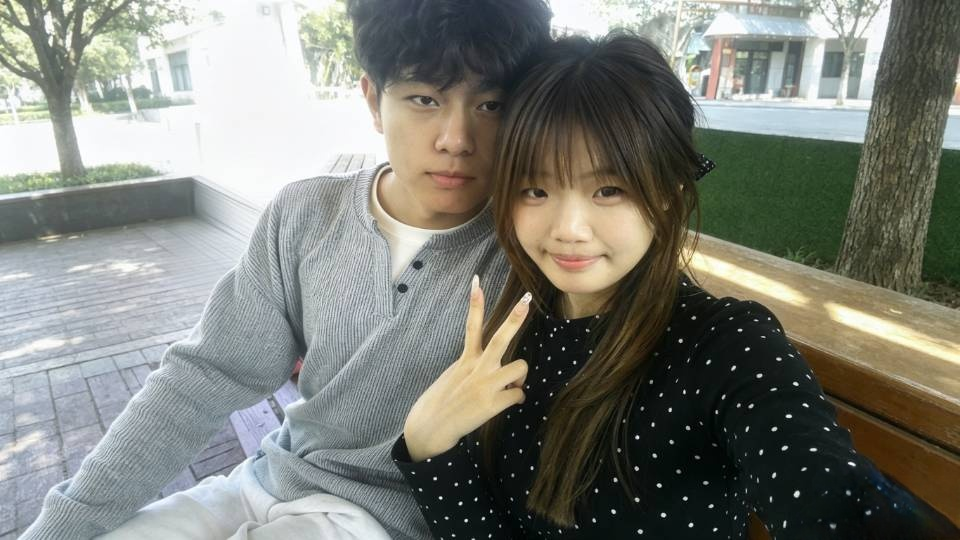
#> input picture 1.jpg, 960 x 540 px, found by its file name
$ python test_face_detect.py
#> lines starting #> are read from the running program, lines starting #| are printed output that depends on the picture; after the words box and inside, x2 and y2 are one past the last pixel; in counts of white or black regions, pixels touching at a corner belong together
import cv2  # 导入 OpenCV 库

# ===== 步骤1：读取测试图片 =====
img = cv2.imread('/home/user/chapt4/1.jpg')
#> img is the input picture: shape (540, 960, 3); mean B, G, R 120.2, 127.8, 125.8
# img 是一个 numpy 数组，形状 (高, 宽, 3)，3 是 BGR 三通道
# 注意 OpenCV 读图默认是 BGR 顺序，不是 RGB
print(f'图片尺寸: {img.shape}')
#| 图片尺寸: (540, 960, 3)

# ===== 步骤2：转灰度图 =====
# Haar 算法基于亮度差判断，颜色信息没用，灰度图更轻更快
gray = cv2.cvtColor(img, cv2.COLOR_BGR2GRAY)
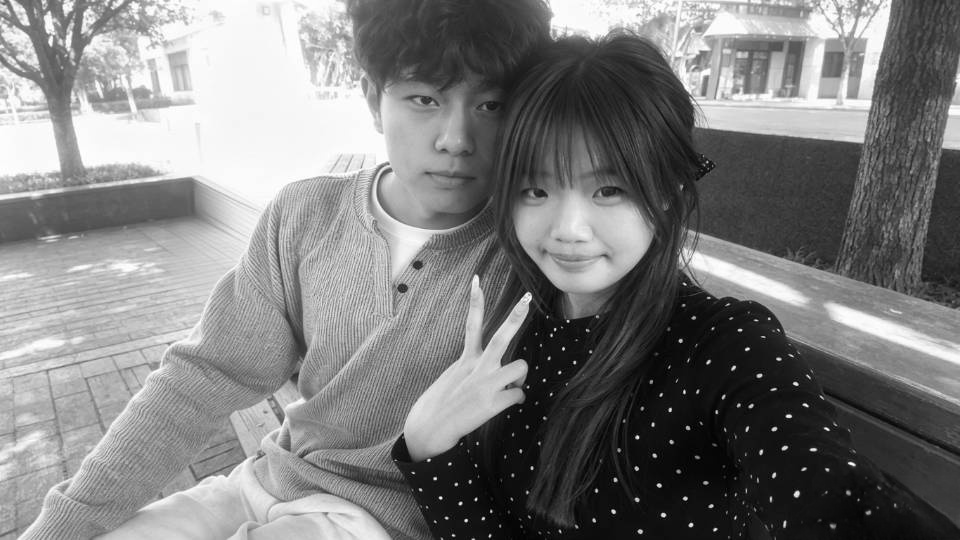
#> gray: shape (540, 960); min 0, max 255, mean 126.4
print(f'灰度图尺寸: {gray.shape}')
#| 灰度图尺寸: (540, 960)

# ===== 步骤3：加载 Haar 分类器 =====
# 加载预训练好的人脸检测模型
detector = cv2.CascadeClassifier(
    '/usr/share/opencv4/haarcascades/haarcascade_frontalface_default.xml'
)

# ===== 步骤4：执行人脸检测 =====
faces = detector.detectMultiScale(
    gray,               # 输入：灰度图
    scaleFactor=1.1,    # 每次缩放比例（检测不同大小的脸）
    minNeighbors=5,     # 重叠框合并阈值（越大越严）
    minSize=(30, 30)    # 最小脸尺寸（小于30x30的忽略）
)
#> faces = [[393, 80, 49, 49], [499, 140, 155, 155]]

# faces 是个二维数组，每行一张脸：[x, y, w, h]
print(f'检测到 {len(faces)} 张人脸')
#| 检测到 2 张人脸
for i, (x, y, w, h) in enumerate(faces):
    print(f'  第{i}张脸: x={x}, y={y}, w={w}, h={h}')
#> this loop made 2 passes
#|   第0张脸: x=393, y=80, w=49, h=49
#|   第1张脸: x=499, y=140, w=155, h=155

# ===== 步骤5：在原图上画框，保存结果 =====
for (x, y, w, h) in faces:
    cv2.rectangle(
        img,                # 在哪张图上画
        (x, y),             # 左上角
        (x + w, y + h),     # 右下角
        (0, 255, 0),        # 绿色（BGR格式）
        2                   # 线宽
    )
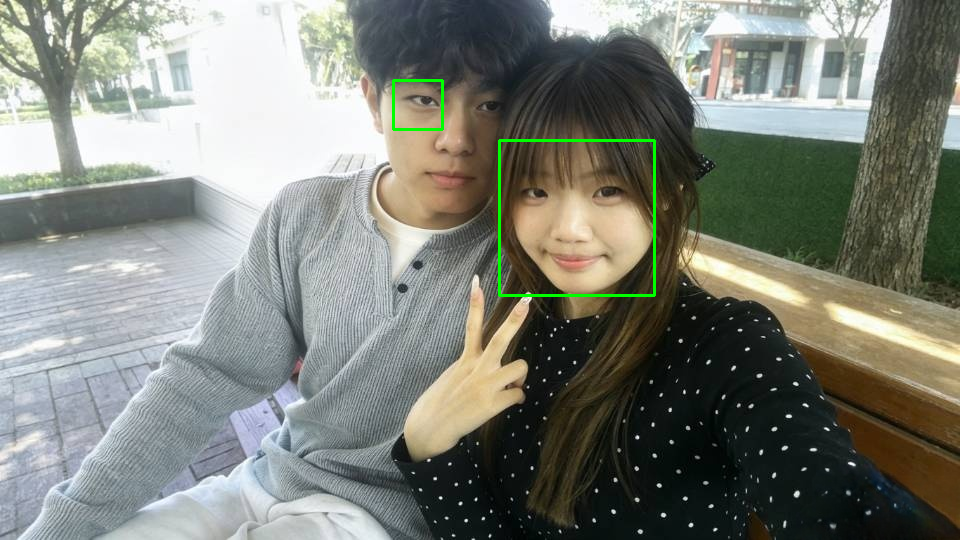
#> img: shape (540, 960, 3); 0.47% of pixels changed, all inside (x1, y1, x2, y2) = (392, 79, 656, 297)

# 保存结果图
cv2.imwrite('/home/user/chapt4/result.jpg', img)
print('结果已保存到 /home/user/chapt4/result.jpg')
